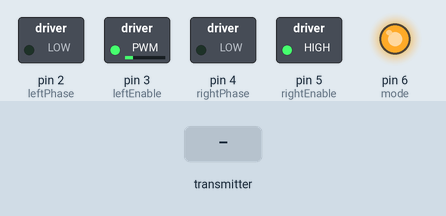
Bench run of a sketch on a simulated Arduino Uno, built with avr-gcc and run on an emulated ATmega328P. On the bench: switched loads named in the sketch (green lamp = pin HIGH), output pins drawn as LEDs (lit = HIGH). Inputs (shaded band) come from the test bench. No radio packets arrive unless stated; what the sketch prints to the serial monitor is not drawn.

Above: at 1.2 s.
1.3 s: the transmitter starts sending x = 0
4.3 s: the transmitter starts sending y = 25
7.3 s: the transmitter starts sending y = 100
Timing chart, 0 to 10.3 s (numbered marks = the images above; inputs shaded):
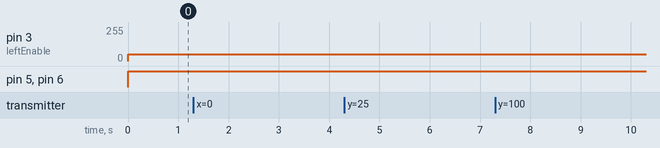

The sketch:

Car.ino
```cpp
#include <SPI.h>
#include "RF24.h"


RF24 radio(7,8) ;
byte addresses[][6] = {"1Node","2Node"};

int leftEnable = 3;
int rightEnable = 5;
int leftPhase = 2;
int rightPhase = 4;
int mode = 6;


int go = 255;
int turn = 50;

void setup() {
  Serial.begin(115200);
  Serial.println(F("This is the CAR RECIEVER script."));

  radio.begin();
  radio.setPALevel(RF24_PA_LOW);
  radio.openWritingPipe(addresses[0]);
  radio.openReadingPipe(1,addresses[1]);
  radio.startListening();

  pinMode(leftEnable, OUTPUT);
  pinMode(rightEnable, OUTPUT);
  pinMode(leftPhase, OUTPUT);
  pinMode(rightPhase, OUTPUT);
  pinMode(mode, OUTPUT);
}

typedef struct {
  float x = 0;
  float y = 0;
} Package;
Package p;

void loop() {
  unsigned long got_time;
  if (radio.available()) {
    while (radio.available()) {
      radio.read(&p, sizeof(p));
    }
    radio.stopListening();
    radio.write(&got_time, sizeof(unsigned long));
    radio.startListening();
  }


  char y;
  if (p.y > 600) {
    y = 'F';
  } else if (p.y < 400) {
    y = 'B';
  } else {
    y = 'S';
  }

  char x;
  if (p.x > 600) {
    x = 'R';
  } else if (p.x < 400) {
    x = 'L';
  } else {
    x = 'S';
  }

  Serial.print(y);
  Serial.print(" ");
  Serial.print(p.y);
  Serial.print(" ");
  Serial.print(x);
  Serial.print(" ");
  Serial.println(p.x);
  move(x, y);
}

void move(char x, char y) {
  digitalWrite(mode, HIGH);
  if (y == 'F') {
    if (x == 'L') {
      turnWheels(1, 1, turn, go);
    } else if (x == 'S') {
      turnWheels(1, 1, go, go);
    } else if (x == 'R') {
      turnWheels(1, 1, go, turn);
    }
  } else if (y == 'S') {
    if (x == 'L') {
      turnWheels(0, 1, turn, turn);
    } else if (x == 'R') {
      turnWheels(1, 0, turn, turn);
    }
  } else if (y == 'B') {
    if (x == 'L') {
      turnWheels(0, 0, turn, go);
    } else if (x == 'S') {
      turnWheels(0, 0, go, go);
    } else if (x == 'R') {
      turnWheels(0, 0, go, turn);
    }
  }
}

void turnWheels (bool mode1, bool mode2, int speed1, int speed2) {
  if (mode1) digitalWrite(leftPhase, HIGH);
  else digitalWrite(leftPhase, LOW);

  if (mode2) digitalWrite(rightPhase, HIGH);
  else digitalWrite(rightPhase, LOW);

  analogWrite(leftEnable, speed1);
  analogWrite(rightEnable, speed2);
}
```
